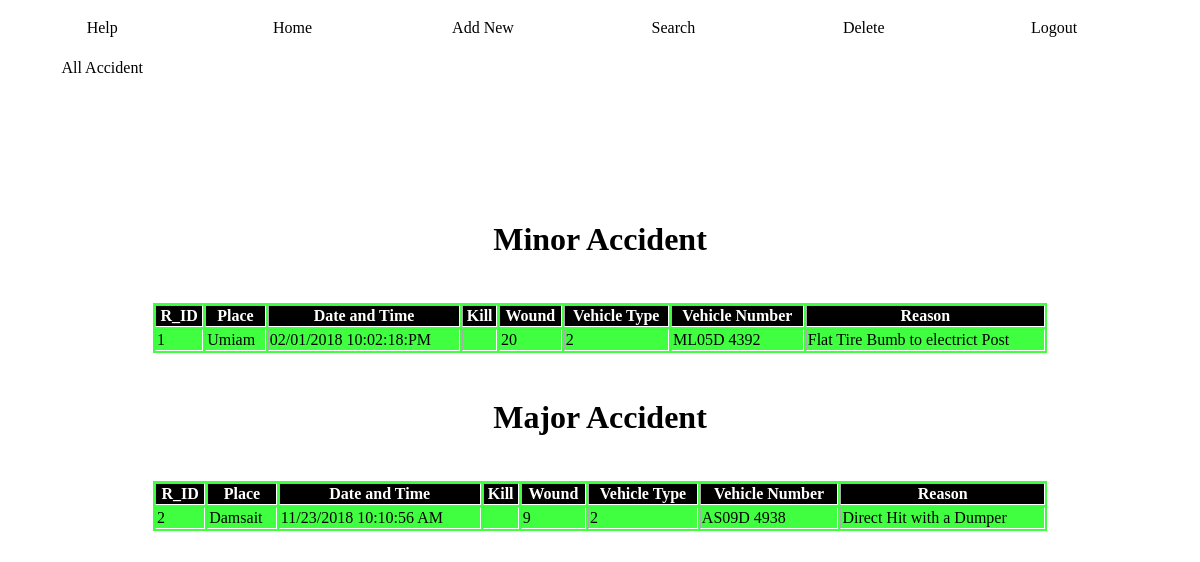
/home.php (signed in), run on the app's committed database.
### tables this page shows
CREATE TABLE IF NOT EXISTS `record` (
  `r_id` int(9) NOT NULL AUTO_INCREMENT,
  `type` varchar(200) NOT NULL,
  `place` varchar(200) NOT NULL,
  `dt` varchar(200) NOT NULL,
  `kill` varchar(200) NOT NULL,
  `wound` varchar(200) NOT NULL,
  `v_type` varchar(200) NOT NULL,
  `v_number` varchar(200) NOT NULL,
  `reason` varchar(200) NOT NULL,
  PRIMARY KEY (`r_id`)
);

### home.php (the view, shortened to what this page needs)
<?php
if(!(isset($_SESSION['log_user'])))
			{
				header("location:check.php");
			}
			else
			{
					?>
<html>
<head>
<link rel="stylesheet"  href="style.css" type="text/css" />
</head>
<body>
<?php
include("menu.php");
?>
<div class="homecon">
	<div class="homesec">
	<center>
		<br>
		<br>
		<br>
		<br><br>
	<h4>Minor Accident</h4>
	<table border='2' width="900">
		<tr>
			<th>R_ID</th>
			<th>Place</th>
			<th>Date and Time</th>
			<th>Kill</th>
			<th>Wound</th>
			<th>Vehicle Type</th>
			<th>Vehicle Number</th>
			<th>Reason</th>
		</tr>
			<?php
		$start=1;
		$limit=8;
       if(isset($_GET['r_id']))
       {
            $start=($_GET['r_id']-1)*$limit;
       }
        else
        {
			$start=0;
		}
	 $query1="select * from record where type='Minor' order by r_id desc limit $start,$limit";
	 $result1=mysqli_query($con,$query1);
?>
		<?php
while($rows=mysqli_fetch_array($result1))
{
	?>
 <tr>
 	<td><?php echo $rows['r_id']?></td>
    <td><?php echo $rows['place']?></td>
    <td><?php echo $rows['dt']?></td>
	 <td><?php echo $rows['kil']?></td>
	 <td><?php echo $rows['wound']?></td>
	 <td><?php echo $rows['v_type']?></td>
	  <td><?php echo $rows['v_number']?></td>
	   <td><?php echo $rows['reason']?></td>
  </tr>
<?php
		}
?>
<table border="2" width="900">
<h4>Major Accident</h4>
		<tr>
			<th>R_ID</th>
			<th>Place</th>
			<th>Date and Time</th>
			<th>Kill</th>
			<th>Wound</th>
			<th>Vehicle Type</th>
			<th>Vehicle Number</th>
			<th>Reason</th>
		</tr>
			<?php
		$start=1;
		$limit=8;
	       if(isset($_GET['r_id']))
	       {
		    $start=($_GET['r_id']-1)*$limit;
	       }
			else
			{
			$start=0;
		}
	 $query1="select * from record where type='Major' order by r_id desc limit $start,$limit";
	 $result1=mysqli_query($con,$query1);
?>
		<?php
while($rows=mysqli_fetch_array($result1))
{
	?>
 <tr>
 	<td><?php echo $rows['r_id']?></td>
    <td><?php echo $rows['place']?></td>
    <td><?php echo $rows['dt']?></td>
	 <td><?php echo $rows['kil']?></td>
	 <td><?php echo $rows['wound']?></td>
	 <td><?php echo $rows['v_type']?></td>
	  <td><?php echo $rows['v_number']?></td>
	   <td><?php echo $rows['reason']?></td>
  </tr>
<?php
		}
?>
	</center>
	</div>
</div>
</body>
</html>
<?php
			}
	?>

### menu.php (shortened to what this page needs)
<html>
<head>
<link rel="stylesheet" href="style.css" type="text/css" />
</head>
<body>
<div class="menupad">
<ul>
<li><a href="help1.php">Help</a></li>
<li><a href="home.php">Home</a></li>
<li><a href="addnew.php">Add New</a></li>
<li><a href="">Search</a>
</li>
<li><a href="delete1.php">Delete</a></li>
<li><a href="logout.php">Logout</a></li>
	<li><a href="allacc.php">All Accident</a></li>
</ul>
</div>
</body>
</html>

### style.css (style rules this page uses)
body { background-image: url('assets/road1.jpg'); background-size:cover; background-repeat:no-repeat; background-attachment:fixed; color:#fff; }
ul { margin:0px; padding:0px; list-style:none; }
ul li { float:left; width:188.4px; height:40px; line-height:40px; text-align:center; margin-right:2px; border-radius:5px; background-color: #fff; flex-wrap: flex; }
ul li a { text-decoration:none; color:#000; display:block; }
.menupad { display: flex; border-radius:200px; }
h2,h4,h3 { font-size:2rem; color: black; }

### home.php (style rules this page uses)
table { color:#000; border:3px solid white; background-color:rgba(0,255,0,0.75); }
th { font-size:16px; background-color:black; color:#fff; }

### data on the page
record: r_id "1", place "Umiam", dt "02/01/2018 10:02:18:PM", wound "20", v_type "2", v_number "ML05D 4392", reason "Flat Tire Bumb to electrict Post"
record: r_id "2", place "Damsait", dt "11/23/2018 10:10:56 AM", wound "9", v_type "2", v_number "AS09D 4938", reason "Direct Hit with a Dumper"
